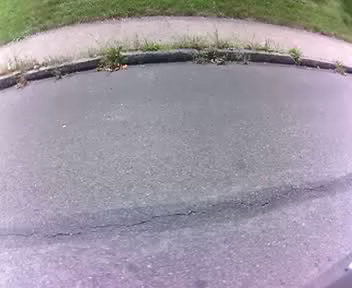
#> input picture Python Projects/Ben's Projects/Self-Driving Buggy Rev. 5/camera/Images/Sat Aug  8 16_36_19 2015.png, 352 x 288 px
$ python -i analyzers.py   (imports and definitions only)   (older library calls are emulated)
#> lines starting #> are read from the running program, lines starting #| are printed output that depends on the picture; after the words box and inside, x2 and y2 are one past the last pixel; in counts of white or black regions, pixels touching at a corner belong together
#> further down, picture is the input picture: shape (288, 352, 3); mean B, G, R 163.4, 152.5, 159.2
import numpy
import cv2
import bisect
from PlaneTracker import PlaneTracker

def contrast(image, scale):
    # mask = numpy.ones_like(image, dtype=numpy.float32) * scale
    return numpy.uint8(numpy.clip(numpy.int64(image) * scale, 0, 255))


def getSignificantContours(frame, epsilon=None):
    """
    Find the contours of an image and return an array of them sorted by increasing perimeter size.

    :param frame: The binary image that contours are to be calculated
    :param epsilon: If specified the approxPolyDP algorithm will be applied to the result.
                    Recommended value is 0.001
    :return: A 2D numpy array of the contours ordered from largest to smallest
    """
    frame, contours, hierarchy = cv2.findContours(frame, cv2.RETR_TREE,
                                                  cv2.CHAIN_APPROX_SIMPLE)
    contours = sorted(contours, key=cv2.contourArea, reverse=True)
    significantContours = []
    perimeters = []

    for contour in contours:
        perimeter = cv2.arcLength(contour, closed=False)
        index = bisect.bisect(perimeters, perimeter)
        if epsilon is not None:
            approx = cv2.approxPolyDP(contour, epsilon * perimeter, False)
            significantContours.insert(index, approx)
        else:
            significantContours.insert(index, contour)
        perimeters.insert(index, perimeter)

    return significantContours

def drawContours(frame):
    frame_gray = cv2.cvtColor(frame, cv2.COLOR_BGR2GRAY)
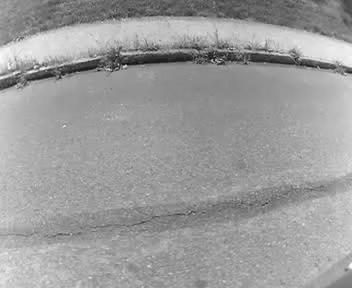
#> frame_gray: shape (288, 352); min 15, max 251, mean 155.8
    # edges = cv2.threshold(frame_gray, 128, 255, cv2.THRESH_BINARY_INV)[1]
    threshVal, edges = cv2.threshold(frame_gray, 0, 255, cv2.THRESH_BINARY_INV + cv2.THRESH_OTSU)
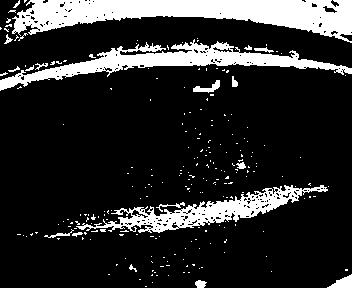
#> edges: shape (288, 352); 17.1% white; 230 white regions (211 under 20 px)
#> threshVal = 136

    contours = getSignificantContours(edges, 0.001)[-3:]
#> in getSignificantContours, `frame, contours, hierarchy = cv2.findContours(frame, cv2.RETR_TREE, cv..`: contours = 434 contours, 414 with area under 20; largest, box (x1, y1, x2, y2) and area: (12, 0, 352, 43) 7472, (0, 39, 352, 91) 4331, (76, 185, 328, 233) 3304, (327, 274, 352, 288) 162, (193, 80, 220, 93) 114
#> the loop in getSignificantContours, `for contour in contours:` made 434 passes
#> (perimeter, index) on passes 1 to 3: (913.5, 0), (1187.2, 1), (1086, 1)
#> after the loop in getSignificantContours, `for contour in contours:`: perimeters = 434 values from 0 to 1187.2; significantContours = 434 contours, 414 with area under 20; largest, box (x1, y1, x2, y2) and area: (12, 0, 352, 43) 7505, (0, 39, 352, 91) 4412, (76, 185, 328, 233) 3366, (327, 274, 352, 288) 162, (193, 80, 220, 93) 114
#> contours = 3 contours; box (x1, y1, x2, y2) and area: (12, 0, 352, 43) 7505, (0, 39, 352, 91) 4412, (76, 185, 328, 233) 3366
    return cv2.drawContours(frame, contours, -1, (255, 100, 100), 2)
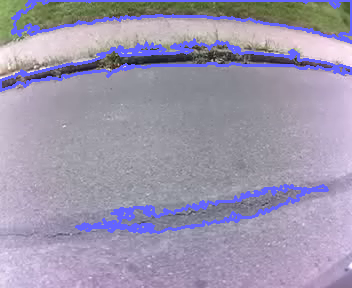
#> returned value: shape (288, 352, 3); mean B, G, R 173.1, 150.5, 157.1

>>> import cv2
>>> picture = cv2.imread('Images/Sat Aug  8 16_36_19 2015.png')
>>> result = drawContours(picture)
